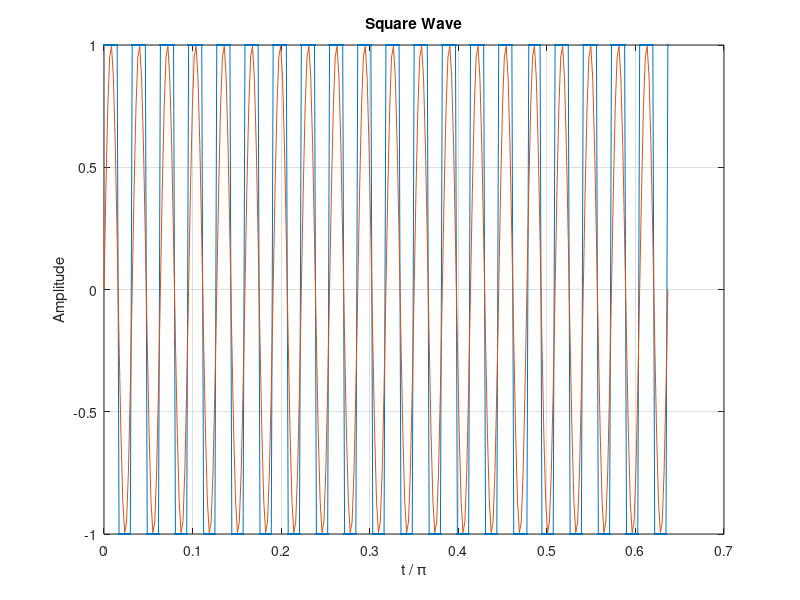
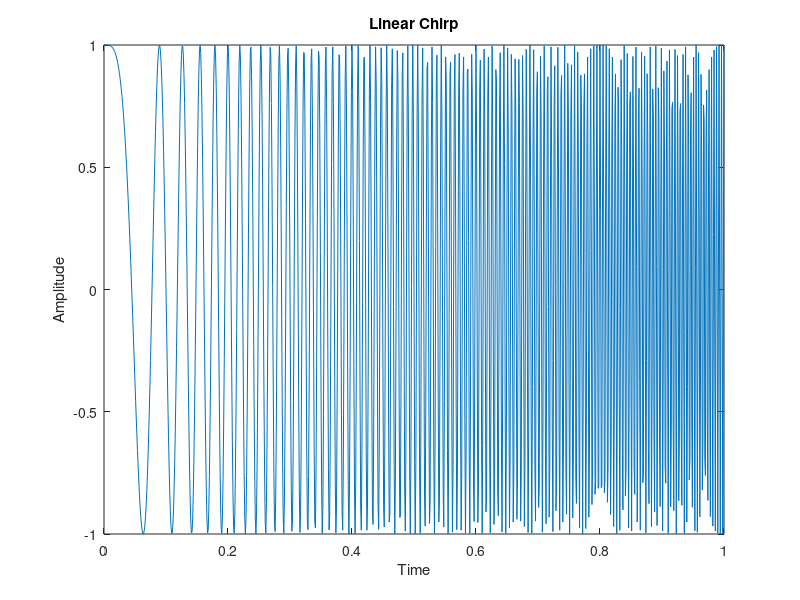
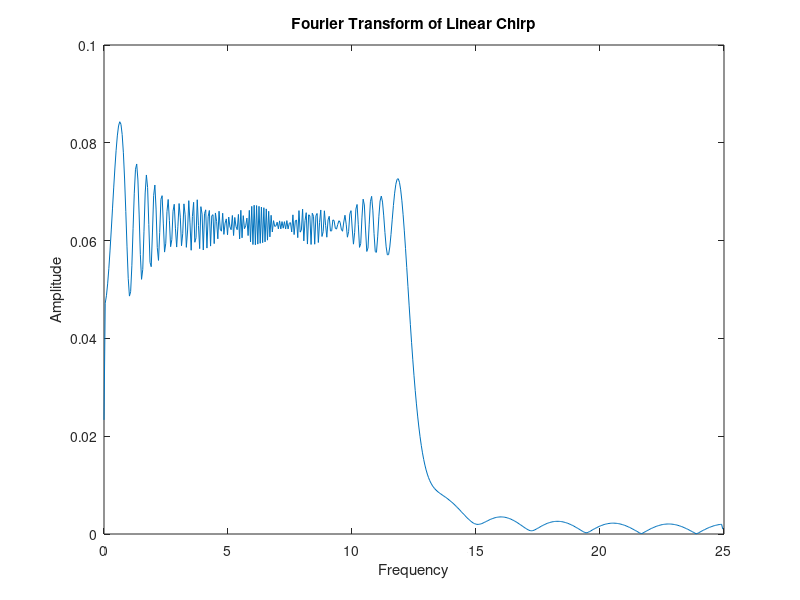

Source code (MATLAB) for these figures, in order: (Note: this script raises an error after producing the figures.)
%%Signal Processing

%Square wave Fourier Transform & Inverse Fourier Transform

fs = 150;
t = 0:1/fs:2;
f = 10;
x = square(2*pi*t*f);
L = length(x);
nfft = 1024;
plot(t/pi,x,'.-',t/pi,sin(2*pi*t*f))
xlabel('t / \pi')
ylabel('Amplitude')
title('Square Wave')
grid on
y = fft(x, nfft);
%y1 = ifft(y); % inverse Fourier transform
%plot(t, x, t, y1(1:L)); % Used to plot inverse Fourier transform 
y = y(1:nfft/2);
power = abs(y/L);   % power spectrum  
power(2:end-1) = 2*power(2:end-1);
freq = (0:nfft/2-1)*fs/nfft;
figure(2);
plot(freq, power);
title('FFT of square wave');
xlabel('Frequency (Hz)');
ylabel('Power');

%% 
% Triangle wave Fourier Transform
fs = 200;
t = 0:1/fs:1;
f = 5;
x = sawtooth(2*pi*t*f, 0.5);
L = length(x);
nfft = 1024;
plot(t/pi,x,'.-')
xlabel('t / \pi')
ylabel('Amplitude')
title('Triangle Wave')
grid on
y = fft(x, nfft);
%y1 = ifft(y); % inverse Fourier transform
%plot(t, x, t, y1(1:L)); % Used to plot inverse Fourier transform 
y = y(1:nfft/2);
power = abs(y/L);   % power spectrum  
power(2:end-1) = 2*power(2:end-1);
freq = (0:nfft/2-1)*fs/nfft;
figure(2);
plot(freq, power);
title('FFT of Triangle wave');
xlabel('Frequency (Hz)');
ylabel('Power');
%% 
%Linear Chirp & Spectrogram
nfft = 1024;
fs = 50;
t = 0:1/1e3:1;
x = chirp(t,0,1,250);
L = length(x);
plot(t, x);
xlabel('Time')
ylabel('Amplitude')
title('Linear Chirp')

y = fft(x, nfft);
y = y(1:nfft/2);
power = abs(y/L);   % power spectrum  
power(2:end-1) = 2*power(2:end-1);
freq = (0:nfft/2-1)*fs/nfft;
figure
plot(freq, power);
xlabel('Frequency')
ylabel('Amplitude')
title('Fourier Transform of Linear Chirp')
figure
spectrogram(x,256,250,256,1e3,'yaxis')
title('Spectrogram of Linear Chirp')


%% 
% Complex signal
fs = 200;
f1 = 3;
f2 = 8;
amp1 = 1;
amp2 = 0.6;
t = 0:1/fs:10;
y1 = amp1* exp(1j*f1*t);
y2 = amp2 * exp(1j*f2*t);
y = y1 + y2;
plot(t, real(y),'r-', t, imag(y), 'b-',t, abs(y),'g-')
xlabel('Time');
ylabel('Amplitude');
title('Complex Signal');
legend('Real', 'Imaginary', 'Magnitude')

%% 
% Smoothing Square Signal with simple low pass filter
fs = 200;
t = 0:1/fs:10;
f = 1;
x = square(2*pi*t*f);
L = length(x);
nfft = 1024;
plot(t/pi,x,'.-',t/pi,sin(2*pi*t*f))
xlabel('t / \pi')
ylabel('Amplitude')
title('Square Wave')
grid on

%Designing Lowpass filter
window = ones(1,5);
window = window ./ length(window);
finwindow = [window, zeros(1, length(x) - length(window))];
%prod = finwindow .* x;
rolled = finwindow;
smoothed = zeros(1, length(x));
S = length(smoothed);

%Applying Lowpass filter
for i = 1:length(x)
     smoothed(1, i) = smoothed(1, i) + sum(x .* rolled);
     rolled = circshift(rolled, 1);
end
figure
plot(t, x, 'b-', t, smoothed, 'r-') 
xlabel('t / \pi')
ylabel('Amplitude')
title('Square Wave And Smoothed Square Wave')
legend('Original', 'Smoothed')

%%% Comparing ratio of Fourier Transform of Smoothed Square Wave and the
%%% filter
y = fft(smoothed, nfft);
y = y(1:nfft/2);
power = abs(y/L);   % power spectrum  
power(2:end-1) = 2*power(2:end-1);
freq = (0:nfft/2-1)*fs/nfft;
k = fft(x, nfft);
k = k(1:nfft/2);
power2 = abs(k/L);
power2(2:end-1) = 2*power2(2:end-1);
figure
plot(freq, power, 'b-', freq, power2, 'r-')
xlabel('Frequency')
ylabel('Amplitude')
title('FFT of Square Wave and Smoothed Square Wave')
legend('Smoothed', 'Original')
ratio = power ./ power2;
figure
plot(freq, ratio, 'b-', freq, power2, 'r-', freq, power, 'g-');
xlabel('Frequency')
ylabel('Ratio')
title('Ratio of Fourier Transforms of Two Signals')

%% 
%Convolution
fs = 200;
t = 0:1/fs:10;
f = 1;
x = square(2*pi*t*f);
L = length(x);
nfft = 1024;
plot(t/pi,x,'.-',t/pi,sin(2*pi*t*f))
xlabel('t / \pi')
ylabel('Amplitude')
title('Square Wave')
grid on

window = ones(1,11);
window = window ./ length(window);
finwindow = [window, zeros(1, length(x) - length(window))];
convolved = conv(x, window, 'valid');
C = length(convolved);
%plot(t, x, 'b-', t, convolved, 'r-');

y = fft(convolved, nfft);
y = y(1:nfft/2);
power = abs(y/C);
power(2:end-1) = 2*power(2:end-1);
freq = (0:nfft/2-1)*fs/nfft;
k = fft(x, nfft);
k = k(1:nfft/2);
power2 = abs(k/L);
power2(2:end-1) = 2*power2(2:end-1);
figure
plot(freq, power, 'b-', freq, power2, 'r-')
xlabel('Frequency')
ylabel('Ratio')
title('Fourier Transforms of Two Signals')
legend('Convoluted', 'Original')
ratio = power ./ power2;
z = fft(finwindow, nfft);
z = z(1:nfft/2);
power3 = abs(z);
plot(freq, power3, freq, ratio);
xlabel('Frequency')
ylabel('Ratio')
title('Ratio of Fourier Transforms of Two Signals & Fourier Transform of Conv. Window')
legend('Ratio of Fourier Transform of 2 signals', 'Fourier Transform of Conv. Window')
%% 
% Gaussian window filter

fs = 200;
t = 0:1/fs:10;
f = 1;
x = square(2*pi*t*f);
L = length(x);
nfft = 1024;
plot(t/pi,x,'.-',t/pi,sin(2*pi*t*f))
xlabel('t / \pi')
ylabel('Amplitude')
title('Square Wave')
grid on

G = 20;
window = gausswin(G);
window = window ./ sum(window);
convolved = conv(x, window, 'valid');
C = length(convolved);

%plot(t, x, 'b-', t, convolved, 'r-');

y = fft(convolved, nfft);
y = y(1:nfft/2);
power = abs(y/length(convolved));
freq = (0:nfft/2-1)*fs/nfft;
k = fft(x, nfft);
k = k(1:nfft/2);
power2 = abs(k/L);
figure
plot(freq, power, 'b-', freq, power2, 'r-')
xlabel('Frequency')
ylabel('Ratio')
title('Fourier Transforms of Two Signals')
legend('Convoluted', 'Original')
ratio = power ./ power2;
figure
plot(freq, ratio, 'b-');
xlabel('Frequency')
ylabel('Ratio')
title('Ratio of Fourier Transforms of Two Signals')

z = fft(window, nfft);
z = z(1:nfft/2);
power3 = abs(z);
plot(freq, power3, freq, ratio);
xlabel('Frequency')
ylabel('Ratio')
title('Ratio of Fourier Transforms of Two Signals & Fourier Transform of Conv. Window')
legend('Ratio of Fourier Transform of 2 signals', 'Fourier Transform of Conv. Window')

%% 
load handel;
figure
subplot(2,1,1)
plot(y)
title('handel in time domain')
subplot(2,1,2)
spectrogram(y, 256,128, 256, Fs, 'yaxis')
title('Spectrogram of handel') 

